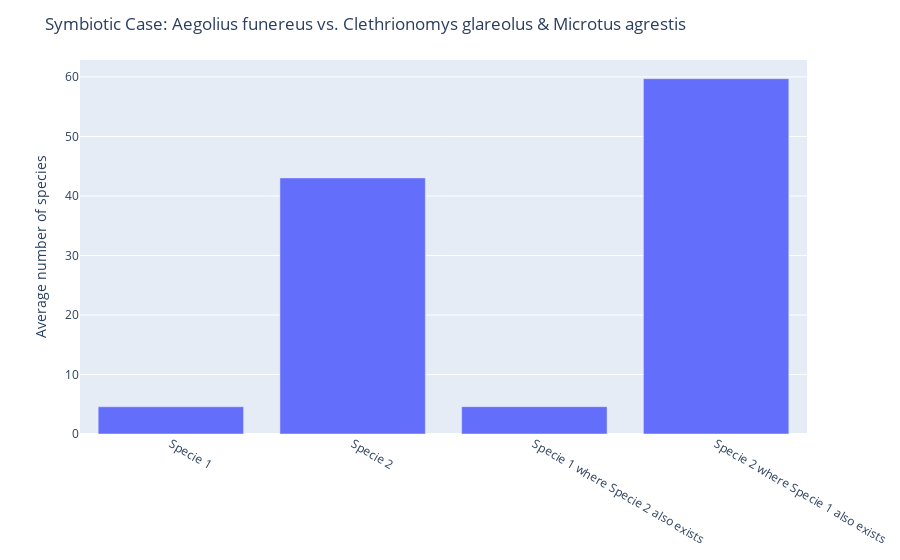

Here is the notebook cell this chart was saved with:
### Code cell
#Symbiotic case 1: Amanita muscaria vs Pinus sylvestris
symbiotic_df_1 = combined_df[['h3_cell', 'Amanita muscaria', 'Pinus sylvestris']]

#symbiotic_corr = symbiotic_df.corr(method='pearson')
#print(symbiotic_corr)

#print(one_way_relation('Amanita muscaria', 'Pinus sylvestris', symbiotic_df_1))
#print(count_comparsion('Amanita muscaria', 'Pinus sylvestris', symbiotic_df_1))

symbiotic_analysis_1 = correlation_func.relative_location_info('Amanita muscaria', 'Pinus sylvestris', symbiotic_df_1)
for k, v in symbiotic_analysis_1.items():
    print(k,':', v,'\n')

symbiotic_analysis_1_graph = {'Specie 1': symbiotic_analysis_1['species1_overall_mean'], 'Specie 2' : symbiotic_analysis_1['species2_overall_mean'], 'Specie 1 where Specie 2 also exists' :symbiotic_analysis_1['species1_where2_mean'], 'Specie 2 where Specie 1 also exists' :symbiotic_analysis_1['species2_where1_mean']}

symbiotic_analysis_1_bar = px.bar(pd.DataFrame(symbiotic_analysis_1_graph, index=['key']).T, y='key')
symbiotic_analysis_1_bar.update_layout(title="Symbiotic Case: Aegolius funereus vs. Clethrionomys glareolus & Microtus agrestis", xaxis_title=None, yaxis_title='Average number of species')

symbiotic_analysis_1_bar.show()

### Figure 1 — Plotly figure (JSON) as saved in the notebook; plotly's stock layout.template omitted (floating-point values rounded to 4 significant figures)
{"data": [{"alignmentgroup": "True", "hovertemplate": "index=%{x}<br>key=%{y}<extra></extra>", "legendgroup": "", "marker": {"color": "#636efa", "pattern": {"shape": ""}}, "name": "", "offsetgroup": "", "orientation": "v", "showlegend": false, "textposition": "auto", "type": "bar", "x": ["Specie 1", "Specie 2", "Specie 1 where Specie 2 also exists", "Specie 2 where Specie 1 also exists"], "xaxis": "x", "y": [4.578, 43.04, 4.594, 59.7], "yaxis": "y"}], "layout": {"barmode": "relative", "legend": {"tracegroupgap": 0}, "margin": {"t": 60}, "title": {"text": "Symbiotic Case: Aegolius funereus vs. Clethrionomys glareolus & Microtus agrestis"}, "xaxis": {"anchor": "y", "domain": [0, 1], "title": {}}, "yaxis": {"anchor": "x", "domain": [0, 1], "title": {"text": "Average number of species"}}}}
